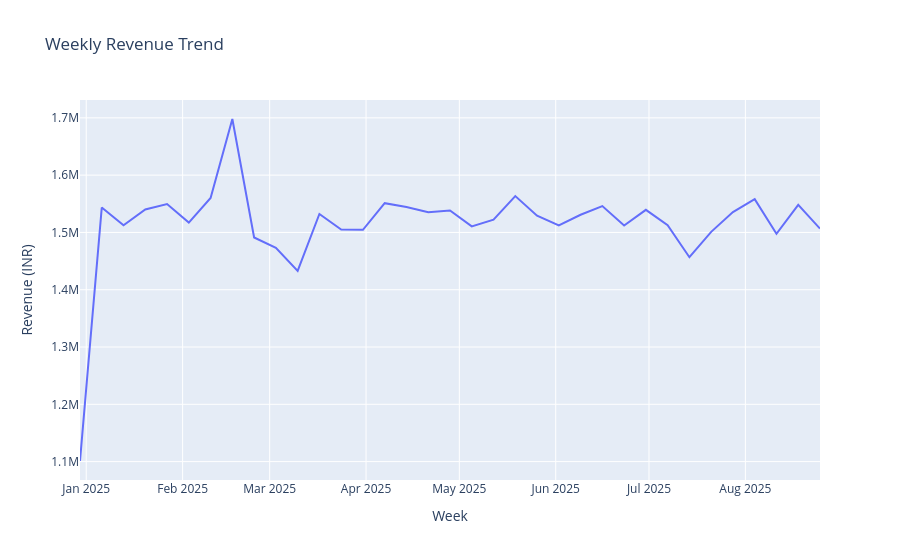

Notebook code for this chart:
### Markdown cell above
### using plotly express

### Code cell
df["Order Date"] = pd.to_datetime(df["Order Date"])

df["Week"] = df["Order Date"].dt.to_period("W").apply(lambda r: r.start_time)
weekly_revenue = df.groupby("Week")["Price (INR)"].sum().reset_index()

fig = px.line(
    weekly_revenue,
    x="Week",
    y="Price (INR)",
    title="Weekly Revenue Trend"
)
fig.update_layout(
    xaxis_title="Week",
    yaxis_title="Revenue (INR)"
)


fig.show()
